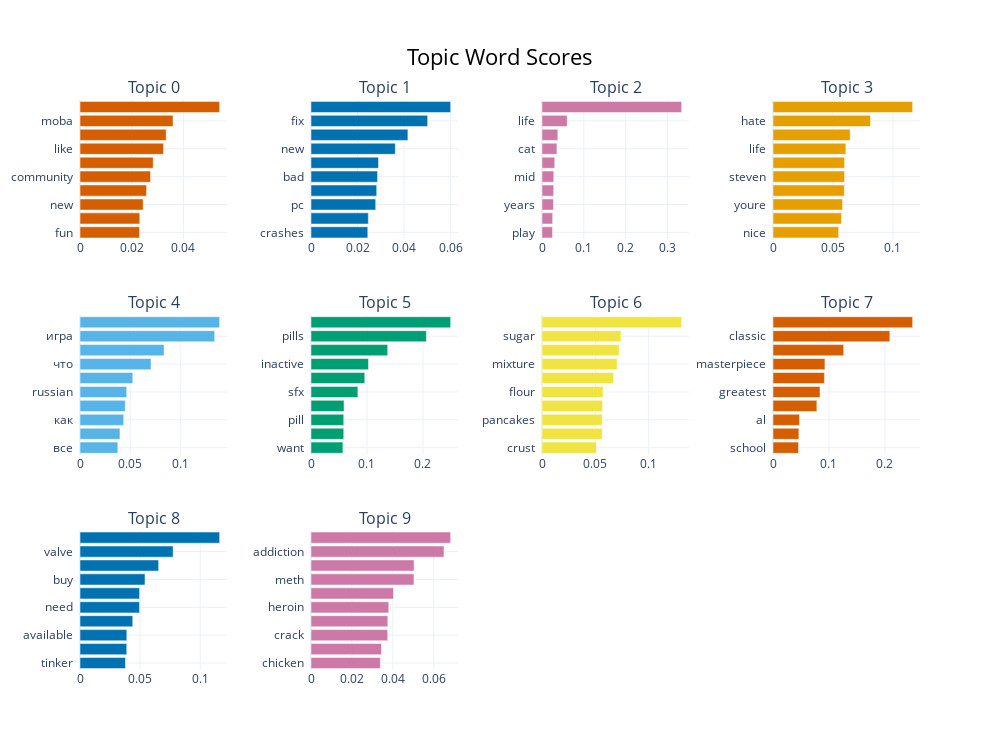

Notebook code for this chart:
### Code cell
# visualize selecteed terms for a few topics
# creating bar charts out of the c-TF-IDF scores for each topic representation.

n_topics = training_result['best_hyperparameters']['bertopic_params']['nr_topics']

fig = topic_model.visualize_barchart(top_n_topics=n_topics, n_words=10)
# fig.write_html(str(eval_results_external_folder_path.joinpath(
#     f'topwordscores.html' if type(genre) == GENRES \
#         else f'topwordscores.html')
#         ))

fig

### Figure 1 — Plotly figure (JSON) as saved in the notebook; plotly's stock layout.template omitted (floating-point values rounded to 4 significant figures)
{"data": [{"marker": {"color": "#D55E00"}, "orientation": "h", "type": "bar", "x": [0.02304, 0.02313, 0.02444, 0.02575, 0.02729, 0.02833, 0.03231, 0.03334, 0.036, 0.05403], "xaxis": "x", "y": ["fun  ", "toxic  ", "new  ", "playing  ", "community  ", "players  ", "like  ", "play  ", "moba  ", "best  "], "yaxis": "y"}, {"marker": {"color": "#0072B2"}, "orientation": "h", "type": "bar", "x": [0.0244, 0.02464, 0.0278, 0.02823, 0.02859, 0.02901, 0.03622, 0.04164, 0.05012, 0.06], "xaxis": "x2", "y": ["crashes  ", "uninstall  ", "pc  ", "valve  ", "bad  ", "server  ", "new  ", "play  ", "fix  ", "update  "], "yaxis": "y2"}, {"marker": {"color": "#CC79A7"}, "orientation": "h", "type": "bar", "x": [0.02516, 0.02555, 0.02749, 0.02796, 0.02818, 0.03052, 0.03572, 0.03787, 0.06023, 0.334], "xaxis": "x3", "y": ["play  ", "ruined  ", "years  ", "11  ", "mid  ", "kill  ", "cat  ", "recommend  ", "life  ", "10  "], "yaxis": "y3"}, {"marker": {"color": "#E69F00"}, "orientation": "h", "type": "bar", "x": [0.05477, 0.0571, 0.05804, 0.05947, 0.05969, 0.05969, 0.06075, 0.06434, 0.08126, 0.1164], "xaxis": "x4", "y": ["nice  ", "watching  ", "youre  ", "disney  ", "steven  ", "ash  ", "life  ", "hi  ", "hate  ", "good  "], "yaxis": "y4"}, {"marker": {"color": "#56B4E9"}, "orientation": "h", "type": "bar", "x": [0.03773, 0.03987, 0.04358, 0.04518, 0.04659, 0.05266, 0.07082, 0.08387, 0.1343, 0.1393], "xaxis": "x5", "y": ["все  ", "для  ", "как  ", "это  ", "russian  ", "но  ", "что  ", "на  ", "игра  ", "не  "], "yaxis": "y5"}, {"marker": {"color": "#009E73"}, "orientation": "h", "type": "bar", "x": [0.05703, 0.05849, 0.05849, 0.05899, 0.08378, 0.09602, 0.1027, 0.137, 0.2062, 0.2495], "xaxis": "x6", "y": ["want  ", "durring  ", "pill  ", "stand  ", "sfx  ", "ingredients  ", "inactive  ", "disease  ", "pills  ", "barry  "], "yaxis": "y6"}, {"marker": {"color": "#F0E442"}, "orientation": "h", "type": "bar", "x": [0.05102, 0.05642, 0.05642, 0.05678, 0.0573, 0.06705, 0.07038, 0.07227, 0.07401, 0.1308], "xaxis": "x7", "y": ["crust  ", "tin  ", "pancakes  ", "barry  ", "flour  ", "eggs  ", "mixture  ", "bowl  ", "sugar  ", "soul  "], "yaxis": "y7"}, {"marker": {"color": "#D55E00"}, "orientation": "h", "type": "bar", "x": [0.04567, 0.04627, 0.04739, 0.0784, 0.08406, 0.0919, 0.09283, 0.1264, 0.2089, 0.2496], "xaxis": "x8", "y": ["school  ", "miss  ", "al  ", "gold  ", "greatest  ", "best  ", "masterpiece  ", "barry  ", "classic  ", "old  "], "yaxis": "y8"}, {"marker": {"color": "#0072B2"}, "orientation": "h", "type": "bar", "x": [0.03785, 0.03889, 0.03895, 0.04389, 0.04948, 0.04955, 0.05408, 0.06543, 0.07748, 0.1162], "xaxis": "x9", "y": ["tinker  ", "cap  ", "available  ", "hats  ", "need  ", "items  ", "buy  ", "ranks  ", "valve  ", "skins  "], "yaxis": "y9"}, {"marker": {"color": "#CC79A7"}, "orientation": "h", "type": "bar", "x": [0.03388, 0.03444, 0.03747, 0.03754, 0.03799, 0.0403, 0.0503, 0.0504, 0.06497, 0.06823], "xaxis": "x10", "y": ["chicken  ", "meat  ", "crack  ", "tsp  ", "heroin  ", "addictive  ", "meth  ", "water  ", "addiction  ", "ether  "], "yaxis": "y10"}], "layout": {"annotations": [{"font": {"size": 16}, "showarrow": false, "text": "Topic 0", "x": 0.0875, "xanchor": "center", "xref": "paper", "y": 1, "yanchor": "bottom", "yref": "paper"}, {"font": {"size": 16}, "showarrow": false, "text": "Topic 1", "x": 0.3625, "xanchor": "center", "xref": "paper", "y": 1, "yanchor": "bottom", "yref": "paper"}, {"font": {"size": 16}, "showarrow": false, "text": "Topic 2", "x": 0.6375, "xanchor": "center", "xref": "paper", "y": 1, "yanchor": "bottom", "yref": "paper"}, {"font": {"size": 16}, "showarrow": false, "text": "Topic 3", "x": 0.9125, "xanchor": "center", "xref": "paper", "y": 1, "yanchor": "bottom", "yref": "paper"}, {"font": {"size": 16}, "showarrow": false, "text": "Topic 4", "x": 0.0875, "xanchor": "center", "xref": "paper", "y": 0.6222, "yanchor": "bottom", "yref": "paper"}, {"font": {"size": 16}, "showarrow": false, "text": "Topic 5", "x": 0.3625, "xanchor": "center", "xref": "paper", "y": 0.6222, "yanchor": "bottom", "yref": "paper"}, {"font": {"size": 16}, "showarrow": false, "text": "Topic 6", "x": 0.6375, "xanchor": "center", "xref": "paper", "y": 0.6222, "yanchor": "bottom", "yref": "paper"}, {"font": {"size": 16}, "showarrow": false, "text": "Topic 7", "x": 0.9125, "xanchor": "center", "xref": "paper", "y": 0.6222, "yanchor": "bottom", "yref": "paper"}, {"font": {"size": 16}, "showarrow": false, "text": "Topic 8", "x": 0.0875, "xanchor": "center", "xref": "paper", "y": 0.2444, "yanchor": "bottom", "yref": "paper"}, {"font": {"size": 16}, "showarrow": false, "text": "Topic 9", "x": 0.3625, "xanchor": "center", "xref": "paper", "y": 0.2444, "yanchor": "bottom", "yref": "paper"}], "height": 750, "hoverlabel": {"bgcolor": "white", "font": {"family": "Rockwell", "size": 16}}, "showlegend": false, "title": {"font": {"color": "Black", "size": 22}, "text": "Topic Word Scores", "x": 0.5, "xanchor": "center", "yanchor": "top"}, "width": 1000, "xaxis": {"anchor": "y", "domain": [0, 0.175], "showgrid": true}, "xaxis10": {"anchor": "y10", "domain": [0.275, 0.45], "showgrid": true}, "xaxis11": {"anchor": "y11", "domain": [0.55, 0.725], "showgrid": true}, "xaxis12": {"anchor": "y12", "domain": [0.825, 1], "showgrid": true}, "xaxis2": {"anchor": "y2", "domain": [0.275, 0.45], "showgrid": true}, "xaxis3": {"anchor": "y3", "domain": [0.55, 0.725], "showgrid": true}, "xaxis4": {"anchor": "y4", "domain": [0.825, 1], "showgrid": true}, "xaxis5": {"anchor": "y5", "domain": [0, 0.175], "showgrid": true}, "xaxis6": {"anchor": "y6", "domain": [0.275, 0.45], "showgrid": true}, "xaxis7": {"anchor": "y7", "domain": [0.55, 0.725], "showgrid": true}, "xaxis8": {"anchor": "y8", "domain": [0.825, 1], "showgrid": true}, "xaxis9": {"anchor": "y9", "domain": [0, 0.175], "showgrid": true}, "yaxis": {"anchor": "x", "domain": [0.7556, 1], "showgrid": true}, "yaxis10": {"anchor": "x10", "domain": [0, 0.2444], "showgrid": true}, "yaxis11": {"anchor": "x11", "domain": [0, 0.2444], "showgrid": true}, "yaxis12": {"anchor": "x12", "domain": [0, 0.2444], "showgrid": true}, "yaxis2": {"anchor": "x2", "domain": [0.7556, 1], "showgrid": true}, "yaxis3": {"anchor": "x3", "domain": [0.7556, 1], "showgrid": true}, "yaxis4": {"anchor": "x4", "domain": [0.7556, 1], "showgrid": true}, "yaxis5": {"anchor": "x5", "domain": [0.3778, 0.6222], "showgrid": true}, "yaxis6": {"anchor": "x6", "domain": [0.3778, 0.6222], "showgrid": true}, "yaxis7": {"anchor": "x7", "domain": [0.3778, 0.6222], "showgrid": true}, "yaxis8": {"anchor": "x8", "domain": [0.3778, 0.6222], "showgrid": true}, "yaxis9": {"anchor": "x9", "domain": [0, 0.2444], "showgrid": true}}}
